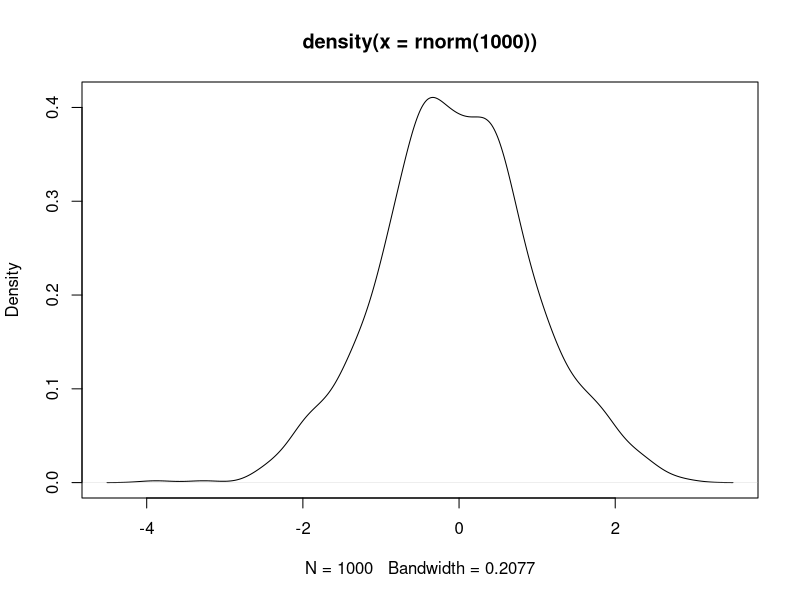

Write the R code that produced this figure.
## ---- chunk 1
plot(density(rnorm(1000)))
